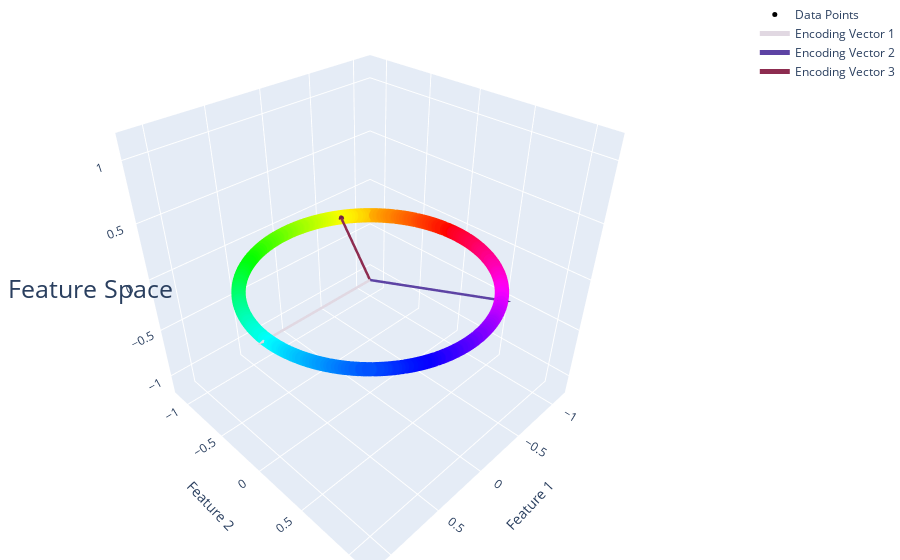

Notebook source saved alongside this figure:
### Markdown cell above
### Plot circle $\mathcal{S}^1$ and $N=3$ encoding vectors



We will project latent manifold $\mathcal{S}^1$ (minimal embedding dimension $d=2$) into $N$-dimensional neural state space ($N=3$) with a $d\times N$ matrix $A$. The entries of $A$ are randomly sampled from a uniform distribution $U[-1,1]$ and its columns are random encoding vectors.

### Code cell
num_points = 1000
data = synthetic.hypersphere(1, num_points)



x = data[:, 0]
y = data[:, 1]
z = np.zeros(num_points)

angles = torch.atan2(data[:, 1], data[:, 0])
normalized_angles = angles/(2*np.pi) + 1/2

colors = plt.cm.hsv(normalized_angles)


N = 3
#encoding_matrix = synthetic.random_encoding_matrix(data.shape[1], N)

place_angles = np.linspace(0, 2 * np.pi, N, endpoint=False)

encoding_matrix = gs.vstack((gs.cos(place_angles), gs.sin(place_angles)))

vectors = [encoding_matrix[:, i] for i in range(N)]

cm = plt.get_cmap('twilight')
vector_colors = [cm(1. * i/N) for i in range(N)]
vector_colors = ['rgb({}, {}, {})'.format(int(r*255), int(g*255), int(b*255)) for r, g, b, _ in vector_colors]



scatter = go.Scatter3d(x=x, y=y, z=z, mode='markers', marker=dict(size=5,color=colors), name='Data Points')

# Adding vectors as lines and cones
lines_and_cones = []
for idx, (vector, color) in enumerate(zip(vectors, vector_colors)):
    # Line (shaft of the arrow)
    lines_and_cones.append(
        go.Scatter3d(
            x=[0, vector[0]], y=[0, vector[1]], z=[0, 0],
            mode='lines', line=dict(color=color, width=5),
            name=f'Encoding Vector {idx+1}'
        )
    )
    
    # Cone (head of the arrow)
    lines_and_cones.append(
        go.Cone(
            x=[vector[0]], y=[vector[1]], z=[0], 
            u=[vector[0]/10], v=[vector[1]/10], w=[0],
            showscale=False, colorscale=[[0, color], [1, color]],
            sizemode='absolute', sizeref=0.1
        )
    )


fig = go.Figure(data=[scatter] + lines_and_cones)

fig.update_layout(
    title={
        'text': "Feature Space",
        'y':0.5,
        'x':0.1,
        'xanchor': 'center',
        'yanchor': 'top',
        'font': dict(
            size=25
        )
    },
    scene=dict(
        aspectmode='cube',
        xaxis=dict(range=[-1.2, 1.2], title='Feature 1'),
        yaxis=dict(range=[-1.2, 1.2], title='Feature 2'),
        zaxis=dict(range=[-1.2, 1.2], title='')
    ),
    margin=dict(l=0, r=0, b=0, t=0)
)

fig.show()

### Figure 1 — Plotly figure (JSON) as saved in the notebook; plotly's stock layout.template omitted (floating-point values rounded to 4 significant figures; data arrays with more than 128 entries replaced by an {"elided": "..."} marker saying what was removed)
{"data": [{"marker": {"color": {"elided": "1000x4 float values"}, "size": 5}, "mode": "markers", "name": "Data Points", "type": "scatter3d", "x": {"elided": "1000 float values"}, "y": {"elided": "1000 float values"}, "z": {"elided": "1000 int values"}}, {"line": {"color": "rgb(225, 216, 226)", "width": 5}, "mode": "lines", "name": "Encoding Vector 1", "type": "scatter3d", "x": [0, 1], "y": [0, 0], "z": [0, 0]}, {"colorscale": [[0, "rgb(225, 216, 226)"], [1, "rgb(225, 216, 226)"]], "showscale": false, "sizemode": "absolute", "sizeref": 0.1, "type": "cone", "u": [0.1], "v": [0], "w": [0], "x": [1], "y": [0], "z": [0]}, {"line": {"color": "rgb(93, 67, 164)", "width": 5}, "mode": "lines", "name": "Encoding Vector 2", "type": "scatter3d", "x": [0, -0.5], "y": [0, 0.866], "z": [0, 0]}, {"colorscale": [[0, "rgb(93, 67, 164)"], [1, "rgb(93, 67, 164)"]], "showscale": false, "sizemode": "absolute", "sizeref": 0.1, "type": "cone", "u": [-0.05], "v": [0.0866], "w": [0], "x": [-0.5], "y": [0.866], "z": [0]}, {"line": {"color": "rgb(141, 44, 80)", "width": 5}, "mode": "lines", "name": "Encoding Vector 3", "type": "scatter3d", "x": [0, -0.5], "y": [0, -0.866], "z": [0, 0]}, {"colorscale": [[0, "rgb(141, 44, 80)"], [1, "rgb(141, 44, 80)"]], "showscale": false, "sizemode": "absolute", "sizeref": 0.1, "type": "cone", "u": [-0.05], "v": [-0.0866], "w": [0], "x": [-0.5], "y": [-0.866], "z": [0]}], "layout": {"margin": {"b": 0, "l": 0, "r": 0, "t": 0}, "scene": {"aspectmode": "cube", "xaxis": {"range": [-1.2, 1.2], "title": {"text": "Feature 1"}}, "yaxis": {"range": [-1.2, 1.2], "title": {"text": "Feature 2"}}, "zaxis": {"range": [-1.2, 1.2], "title": {"text": ""}}}, "title": {"font": {"size": 25}, "text": "Feature Space", "x": 0.1, "xanchor": "center", "y": 0.5, "yanchor": "top"}}}
